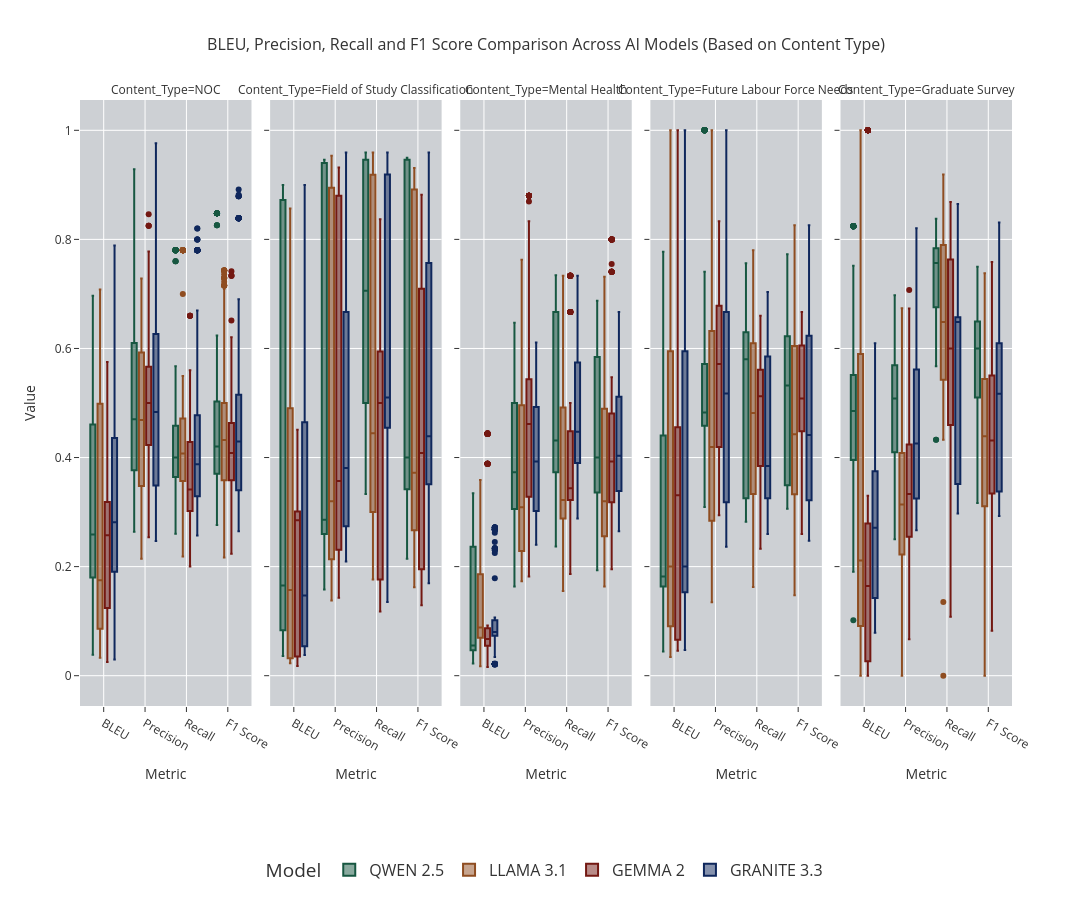

Notebook cell for this chart:
### Code cell
Stats_Box_Content = px.box(
    title='BLEU, Precision, Recall and F1 Score Comparison Across AI Models (Based on Content Type)',
    data_frame=df_Results,
    y=['BLEU','Precision','Recall','F1 Score'],
    color='Model',
    color_discrete_map=Model_Discrete_Map,
    width=1500,
    height=900,
    template='ggplot2',
    facet_col='Content_Type',
)

Stats_Box_Content.update_layout(
    title_font=dict(size=16),  # Set the title font size
    font=dict(size=12),  # Set general font size for labels and axis titles
            hoverlabel=dict(
                font_size=20  # Set font size for hover data
            ),

             legend=dict(
                orientation='h',       
                yanchor='bottom',     
                y=-0.3,               
                xanchor='center',      
                 x=0.5,                 
                font=dict(size=16)     
            ),
            plot_bgcolor="#CDD0D4", 
            xaxis=dict(
                title="Metric",
                title_font=dict(size=14),
                tickfont=dict(size=12),

            ),
            yaxis=dict(
                title="Value",
                title_font=dict(size=14),
                tickfont=dict(size=12),
    )
)

Stats_Box_Content.for_each_xaxis(
    lambda ax: ax.update(title_text="Metric")
)

Stats_Box_Content.show()

### Figure 1 — Plotly figure (JSON) as saved in the notebook; plotly's stock layout.template omitted (floating-point values rounded to 4 significant figures; data arrays with more than 128 entries replaced by an {"elided": "..."} marker saying what was removed)
{"data": [{"alignmentgroup": "True", "hovertemplate": "Model=QWEN 2.5<br>Content_Type=NOC<br>variable=%{x}<br>value=%{y}<extra></extra>", "legendgroup": "QWEN 2.5", "marker": {"color": "#175741"}, "name": "QWEN 2.5", "notched": false, "offsetgroup": "QWEN 2.5", "orientation": "v", "showlegend": true, "type": "box", "x": {"elided": "1080 str values"}, "x0": " ", "xaxis": "x", "y": {"elided": "1080 float values"}, "y0": " ", "yaxis": "y"}, {"alignmentgroup": "True", "hovertemplate": "Model=QWEN 2.5<br>Content_Type=Field of Study Classification<br>variable=%{x}<br>value=%{y}<extra></extra>", "legendgroup": "QWEN 2.5", "marker": {"color": "#175741"}, "name": "QWEN 2.5", "notched": false, "offsetgroup": "QWEN 2.5", "orientation": "v", "showlegend": false, "type": "box", "x": {"elided": "540 str values"}, "x0": " ", "xaxis": "x2", "y": {"elided": "540 float values"}, "y0": " ", "yaxis": "y2"}, {"alignmentgroup": "True", "hovertemplate": "Model=QWEN 2.5<br>Content_Type=Mental Health<br>variable=%{x}<br>value=%{y}<extra></extra>", "legendgroup": "QWEN 2.5", "marker": {"color": "#175741"}, "name": "QWEN 2.5", "notched": false, "offsetgroup": "QWEN 2.5", "orientation": "v", "showlegend": false, "type": "box", "x": {"elided": "540 str values"}, "x0": " ", "xaxis": "x3", "y": {"elided": "540 float values"}, "y0": " ", "yaxis": "y3"}, {"alignmentgroup": "True", "hovertemplate": "Model=QWEN 2.5<br>Content_Type=Future Labour Force Needs<br>variable=%{x}<br>value=%{y}<extra></extra>", "legendgroup": "QWEN 2.5", "marker": {"color": "#175741"}, "name": "QWEN 2.5", "notched": false, "offsetgroup": "QWEN 2.5", "orientation": "v", "showlegend": false, "type": "box", "x": {"elided": "540 str values"}, "x0": " ", "xaxis": "x4", "y": {"elided": "540 float values"}, "y0": " ", "yaxis": "y4"}, {"alignmentgroup": "True", "hovertemplate": "Model=QWEN 2.5<br>Content_Type=Graduate Survey<br>variable=%{x}<br>value=%{y}<extra></extra>", "legendgroup": "QWEN 2.5", "marker": {"color": "#175741"}, "name": "QWEN 2.5", "notched": false, "offsetgroup": "QWEN 2.5", "orientation": "v", "showlegend": false, "type": "box", "x": {"elided": "540 str values"}, "x0": " ", "xaxis": "x5", "y": {"elided": "540 float values"}, "y0": " ", "yaxis": "y5"}, {"alignmentgroup": "True", "hovertemplate": "Model=LLAMA 3.1<br>Content_Type=NOC<br>variable=%{x}<br>value=%{y}<extra></extra>", "legendgroup": "LLAMA 3.1", "marker": {"color": "#8F4D21"}, "name": "LLAMA 3.1", "notched": false, "offsetgroup": "LLAMA 3.1", "orientation": "v", "showlegend": true, "type": "box", "x": {"elided": "1080 str values"}, "x0": " ", "xaxis": "x", "y": {"elided": "1080 float values"}, "y0": " ", "yaxis": "y"}, {"alignmentgroup": "True", "hovertemplate": "Model=LLAMA 3.1<br>Content_Type=Field of Study Classification<br>variable=%{x}<br>value=%{y}<extra></extra>", "legendgroup": "LLAMA 3.1", "marker": {"color": "#8F4D21"}, "name": "LLAMA 3.1", "notched": false, "offsetgroup": "LLAMA 3.1", "orientation": "v", "showlegend": false, "type": "box", "x": {"elided": "540 str values"}, "x0": " ", "xaxis": "x2", "y": {"elided": "540 float values"}, "y0": " ", "yaxis": "y2"}, {"alignmentgroup": "True", "hovertemplate": "Model=LLAMA 3.1<br>Content_Type=Mental Health<br>variable=%{x}<br>value=%{y}<extra></extra>", "legendgroup": "LLAMA 3.1", "marker": {"color": "#8F4D21"}, "name": "LLAMA 3.1", "notched": false, "offsetgroup": "LLAMA 3.1", "orientation": "v", "showlegend": false, "type": "box", "x": {"elided": "540 str values"}, "x0": " ", "xaxis": "x3", "y": {"elided": "540 float values"}, "y0": " ", "yaxis": "y3"}, {"alignmentgroup": "True", "hovertemplate": "Model=LLAMA 3.1<br>Content_Type=Future Labour Force Needs<br>variable=%{x}<br>value=%{y}<extra></extra>", "legendgroup": "LLAMA 3.1", "marker": {"color": "#8F4D21"}, "name": "LLAMA 3.1", "notched": false, "offsetgroup": "LLAMA 3.1", "orientation": "v", "showlegend": false, "type": "box", "x": {"elided": "540 str values"}, "x0": " ", "xaxis": "x4", "y": {"elided": "540 float values"}, "y0": " ", "yaxis": "y4"}, {"alignmentgroup": "True", "hovertemplate": "Model=LLAMA 3.1<br>Content_Type=Graduate Survey<br>variable=%{x}<br>value=%{y}<extra></extra>", "legendgroup": "LLAMA 3.1", "marker": {"color": "#8F4D21"}, "name": "LLAMA 3.1", "notched": false, "offsetgroup": "LLAMA 3.1", "orientation": "v", "showlegend": false, "type": "box", "x": {"elided": "540 str values"}, "x0": " ", "xaxis": "x5", "y": {"elided": "540 float values"}, "y0": " ", "yaxis": "y5"}, {"alignmentgroup": "True", "hovertemplate": "Model=GEMMA 2<br>Content_Type=NOC<br>variable=%{x}<br>value=%{y}<extra></extra>", "legendgroup": "GEMMA 2", "marker": {"color": "#731812"}, "name": "GEMMA 2", "notched": false, "offsetgroup": "GEMMA 2", "orientation": "v", "showlegend": true, "type": "box", "x": {"elided": "1080 str values"}, "x0": " ", "xaxis": "x", "y": {"elided": "1080 float values"}, "y0": " ", "yaxis": "y"}, {"alignmentgroup": "True", "hovertemplate": "Model=GEMMA 2<br>Content_Type=Field of Study Classification<br>variable=%{x}<br>value=%{y}<extra></extra>", "legendgroup": "GEMMA 2", "marker": {"color": "#731812"}, "name": "GEMMA 2", "notched": false, "offsetgroup": "GEMMA 2", "orientation": "v", "showlegend": false, "type": "box", "x": {"elided": "540 str values"}, "x0": " ", "xaxis": "x2", "y": {"elided": "540 float values"}, "y0": " ", "yaxis": "y2"}, {"alignmentgroup": "True", "hovertemplate": "Model=GEMMA 2<br>Content_Type=Mental Health<br>variable=%{x}<br>value=%{y}<extra></extra>", "legendgroup": "GEMMA 2", "marker": {"color": "#731812"}, "name": "GEMMA 2", "notched": false, "offsetgroup": "GEMMA 2", "orientation": "v", "showlegend": false, "type": "box", "x": {"elided": "540 str values"}, "x0": " ", "xaxis": "x3", "y": {"elided": "540 float values"}, "y0": " ", "yaxis": "y3"}, {"alignmentgroup": "True", "hovertemplate": "Model=GEMMA 2<br>Content_Type=Future Labour Force Needs<br>variable=%{x}<br>value=%{y}<extra></extra>", "legendgroup": "GEMMA 2", "marker": {"color": "#731812"}, "name": "GEMMA 2", "notched": false, "offsetgroup": "GEMMA 2", "orientation": "v", "showlegend": false, "type": "box", "x": {"elided": "540 str values"}, "x0": " ", "xaxis": "x4", "y": {"elided": "540 float values"}, "y0": " ", "yaxis": "y4"}, {"alignmentgroup": "True", "hovertemplate": "Model=GEMMA 2<br>Content_Type=Graduate Survey<br>variable=%{x}<br>value=%{y}<extra></extra>", "legendgroup": "GEMMA 2", "marker": {"color": "#731812"}, "name": "GEMMA 2", "notched": false, "offsetgroup": "GEMMA 2", "orientation": "v", "showlegend": false, "type": "box", "x": {"elided": "540 str values"}, "x0": " ", "xaxis": "x5", "y": {"elided": "540 float values"}, "y0": " ", "yaxis": "y5"}, {"alignmentgroup": "True", "hovertemplate": "Model=GRANITE 3.3<br>Content_Type=NOC<br>variable=%{x}<br>value=%{y}<extra></extra>", "legendgroup": "GRANITE 3.3", "marker": {"color": "#0F275C"}, "name": "GRANITE 3.3", "notched": false, "offsetgroup": "GRANITE 3.3", "orientation": "v", "showlegend": true, "type": "box", "x": {"elided": "1080 str values"}, "x0": " ", "xaxis": "x", "y": {"elided": "1080 float values"}, "y0": " ", "yaxis": "y"}, {"alignmentgroup": "True", "hovertemplate": "Model=GRANITE 3.3<br>Content_Type=Field of Study Classification<br>variable=%{x}<br>value=%{y}<extra></extra>", "legendgroup": "GRANITE 3.3", "marker": {"color": "#0F275C"}, "name": "GRANITE 3.3", "notched": false, "offsetgroup": "GRANITE 3.3", "orientation": "v", "showlegend": false, "type": "box", "x": {"elided": "540 str values"}, "x0": " ", "xaxis": "x2", "y": {"elided": "540 float values"}, "y0": " ", "yaxis": "y2"}, {"alignmentgroup": "True", "hovertemplate": "Model=GRANITE 3.3<br>Content_Type=Mental Health<br>variable=%{x}<br>value=%{y}<extra></extra>", "legendgroup": "GRANITE 3.3", "marker": {"color": "#0F275C"}, "name": "GRANITE 3.3", "notched": false, "offsetgroup": "GRANITE 3.3", "orientation": "v", "showlegend": false, "type": "box", "x": {"elided": "540 str values"}, "x0": " ", "xaxis": "x3", "y": {"elided": "540 float values"}, "y0": " ", "yaxis": "y3"}, {"alignmentgroup": "True", "hovertemplate": "Model=GRANITE 3.3<br>Content_Type=Future Labour Force Needs<br>variable=%{x}<br>value=%{y}<extra></extra>", "legendgroup": "GRANITE 3.3", "marker": {"color": "#0F275C"}, "name": "GRANITE 3.3", "notched": false, "offsetgroup": "GRANITE 3.3", "orientation": "v", "showlegend": false, "type": "box", "x": {"elided": "540 str values"}, "x0": " ", "xaxis": "x4", "y": {"elided": "540 float values"}, "y0": " ", "yaxis": "y4"}, {"alignmentgroup": "True", "hovertemplate": "Model=GRANITE 3.3<br>Content_Type=Graduate Survey<br>variable=%{x}<br>value=%{y}<extra></extra>", "legendgroup": "GRANITE 3.3", "marker": {"color": "#0F275C"}, "name": "GRANITE 3.3", "notched": false, "offsetgroup": "GRANITE 3.3", "orientation": "v", "showlegend": false, "type": "box", "x": {"elided": "540 str values"}, "x0": " ", "xaxis": "x5", "y": {"elided": "540 float values"}, "y0": " ", "yaxis": "y5"}], "layout": {"annotations": [{"font": {}, "showarrow": false, "text": "Content_Type=NOC", "x": 0.092, "xanchor": "center", "xref": "paper", "y": 1, "yanchor": "bottom", "yref": "paper"}, {"font": {}, "showarrow": false, "text": "Content_Type=Field of Study Classification", "x": 0.296, "xanchor": "center", "xref": "paper", "y": 1, "yanchor": "bottom", "yref": "paper"}, {"font": {}, "showarrow": false, "text": "Content_Type=Mental Health", "x": 0.5, "xanchor": "center", "xref": "paper", "y": 1, "yanchor": "bottom", "yref": "paper"}, {"font": {}, "showarrow": false, "text": "Content_Type=Future Labour Force Needs", "x": 0.704, "xanchor": "center", "xref": "paper", "y": 1, "yanchor": "bottom", "yref": "paper"}, {"font": {}, "showarrow": false, "text": "Content_Type=Graduate Survey", "x": 0.908, "xanchor": "center", "xref": "paper", "y": 1, "yanchor": "bottom", "yref": "paper"}], "boxmode": "group", "font": {"size": 12}, "height": 900, "hoverlabel": {"font": {"size": 20}}, "legend": {"font": {"size": 16}, "orientation": "h", "title": {"text": "Model"}, "tracegroupgap": 0, "x": 0.5, "xanchor": "center", "y": -0.3, "yanchor": "bottom"}, "plot_bgcolor": "#CDD0D4", "title": {"font": {"size": 16}, "text": "BLEU, Precision, Recall and F1 Score Comparison Across AI Models (Based on Content Type)"}, "width": 1500, "xaxis": {"anchor": "y", "domain": [0, 0.184], "tickfont": {"size": 12}, "title": {"font": {"size": 14}, "text": "Metric"}}, "xaxis2": {"anchor": "y2", "domain": [0.204, 0.388], "matches": "x", "title": {"text": "Metric"}}, "xaxis3": {"anchor": "y3", "domain": [0.408, 0.592], "matches": "x", "title": {"text": "Metric"}}, "xaxis4": {"anchor": "y4", "domain": [0.612, 0.796], "matches": "x", "title": {"text": "Metric"}}, "xaxis5": {"anchor": "y5", "domain": [0.816, 1], "matches": "x", "title": {"text": "Metric"}}, "yaxis": {"anchor": "x", "domain": [0, 1], "tickfont": {"size": 12}, "title": {"font": {"size": 14}, "text": "Value"}}, "yaxis2": {"anchor": "x2", "domain": [0, 1], "matches": "y", "showticklabels": false}, "yaxis3": {"anchor": "x3", "domain": [0, 1], "matches": "y", "showticklabels": false}, "yaxis4": {"anchor": "x4", "domain": [0, 1], "matches": "y", "showticklabels": false}, "yaxis5": {"anchor": "x5", "domain": [0, 1], "matches": "y", "showticklabels": false}}}
